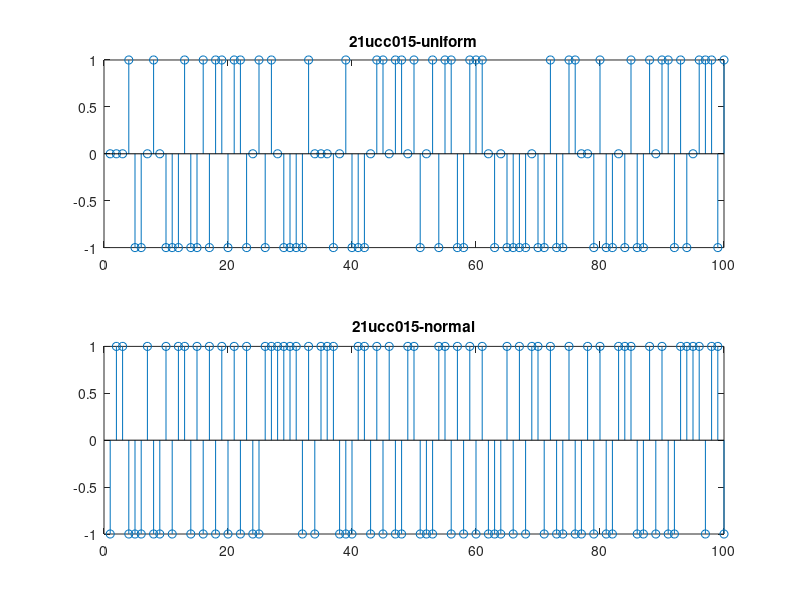

Reproduce this figure in MATLAB.
t=1:0.01:100;
x=randi([-1,1],1,100);
len1=length(x);
y=randn(1,100);
for i=1:len1
    if x(i)<0
        x(i)=-1;
    elseif x(i)>0
        x(i)=1;
    end
end
len2=length(y);
for i=1:len2
    if y(i)<0
        y(i)=-1;
    elseif y(i)>0
        y(i)=1;
    end
end
subplot(211);
stem(x);
title("21ucc015-uniform");
subplot(212);
stem(y);
title("21ucc015-normal");